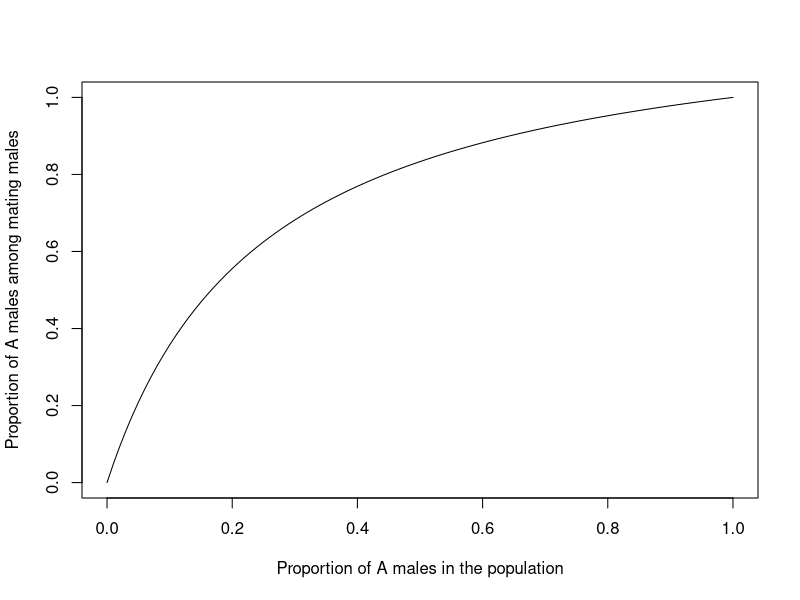
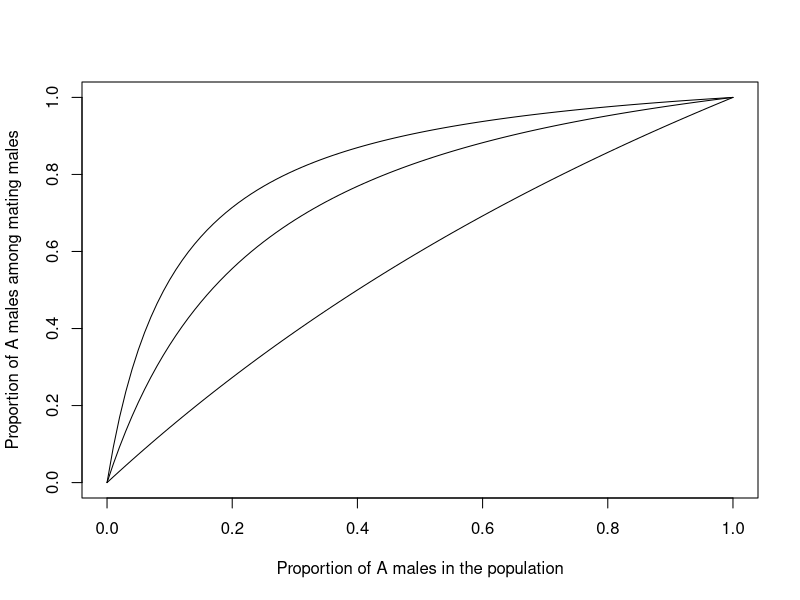
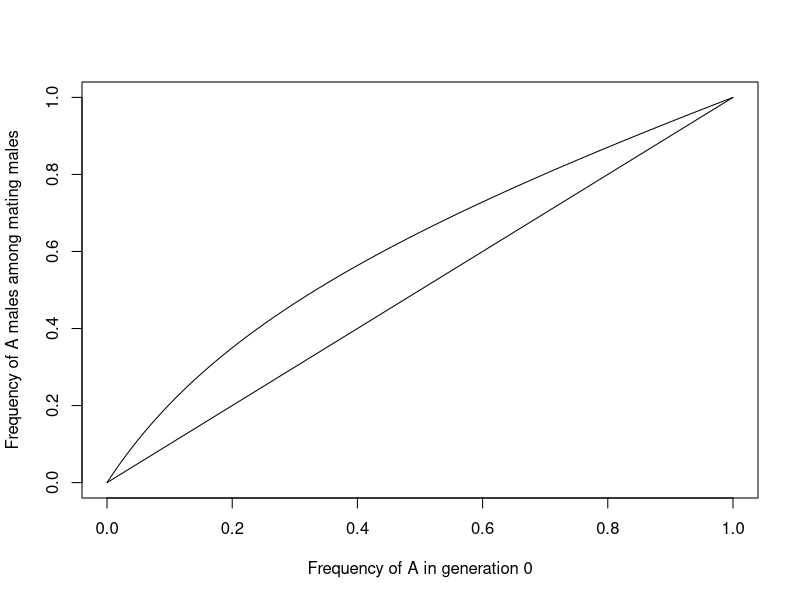
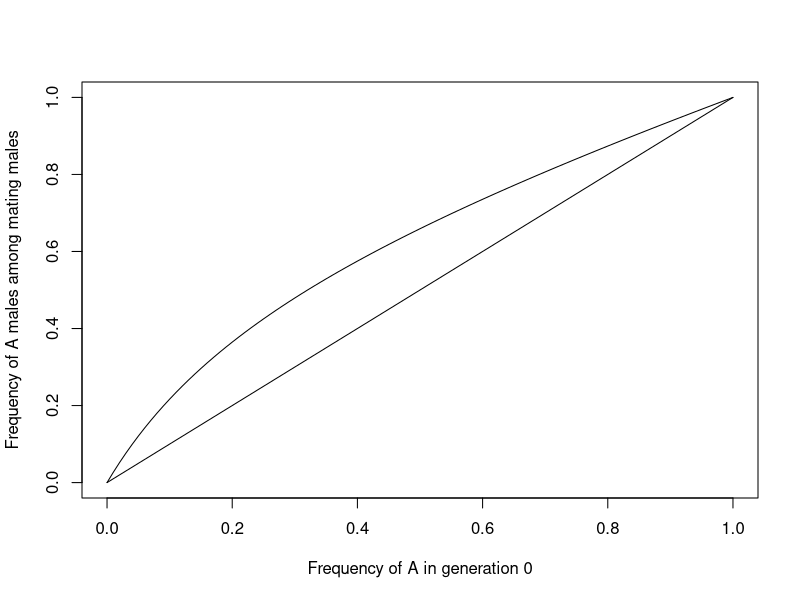
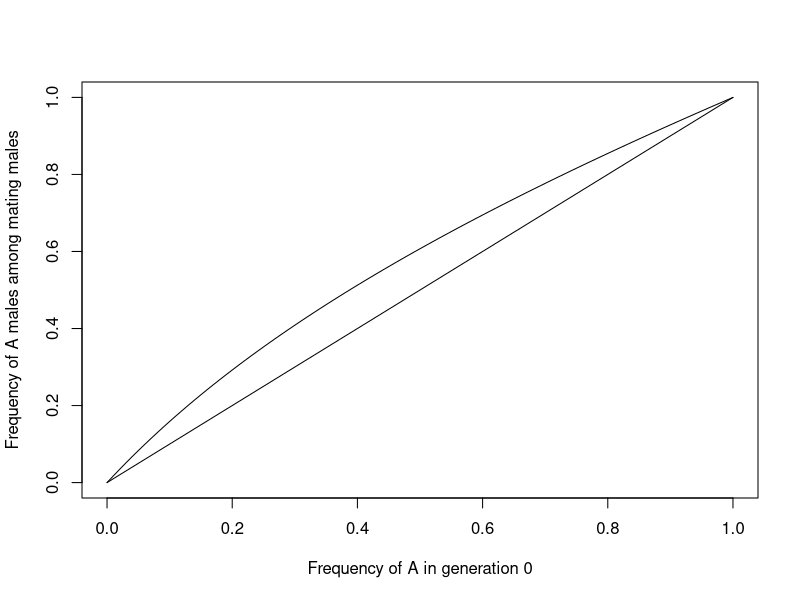
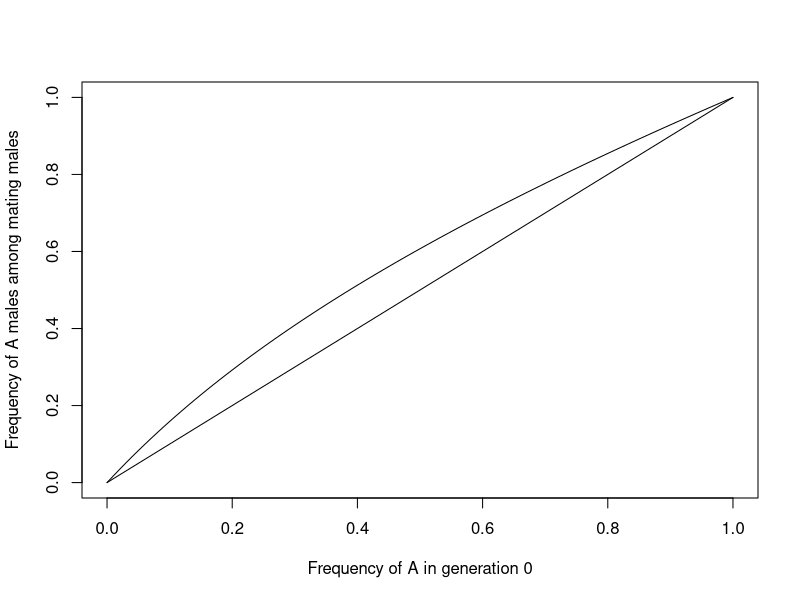
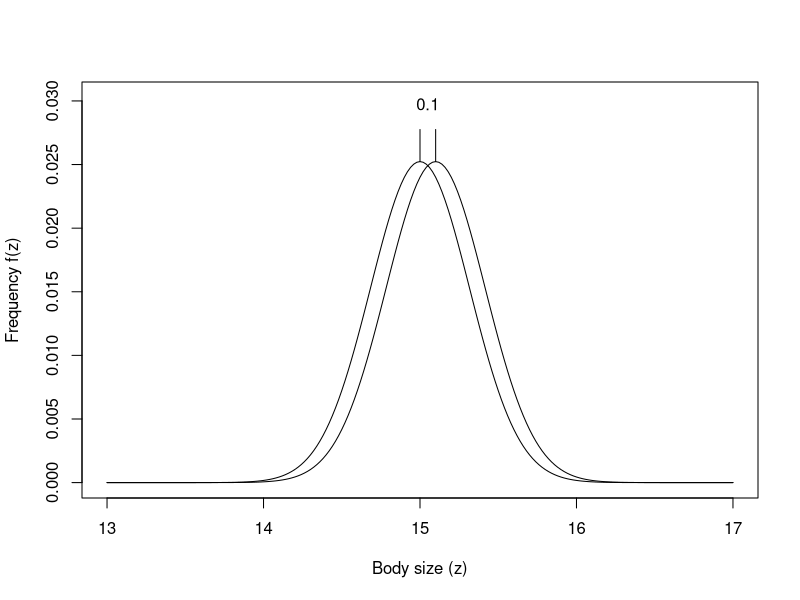
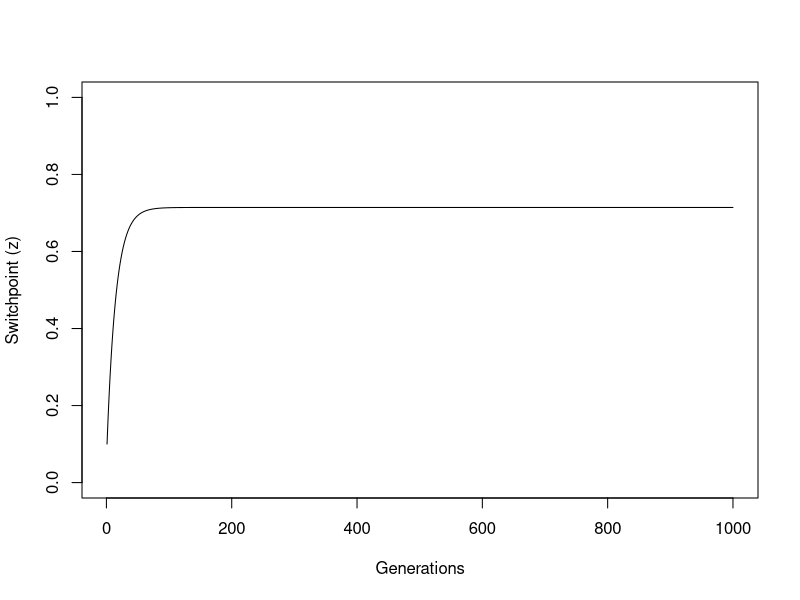

Reproduce these figures in R, in order.

# Example boxes from Kokko's (2007) 'Modelling for Field Biologists...'
# adapted for R. Most instructions lifted verbatim from the text.


#####------------------------- CHAPTER 2 -------------------------#####

rm(list=ls())  # Clear all

## BOX 2.1 ##

# Create a vector with linearly equally spaced values
x <- seq(from = 0, to = 1, length = 101)

# Choose a value of m to be investigated
m <- 5

# Calculate y given x
y <- m * x/(m * x + (1 - x))

# Plot 'er
plot(x, y, type = 'l',
     xlab = 'Proportion of A males in the population',
     ylab = 'Proportion of A males among mating males')

# Repeat as above for three values of m
m1 <- 1.5
m2 <- 5
m3 <- 10

y1 <- m1 * x/(m1 * x + (1 - x))
y2 <- m2 * x/(m2 * x + (1 - x))
y3 <- m3 * x/(m3 * x + (1 - x))

# Plot in one 
plot(x, y1, type = 'l',
     xlab = 'Proportion of A males in the population',
     ylab = 'Proportion of A males among mating males')
lines(x, y2)
lines(x, y3)


## BOX 2.2 ##

# Make a vector of 101 values from 0 to 1
x <- seq(from = 0, to = 1, length = 101)

# Choose a value of m to be investigated
m <- 5

# Calculate how y depends on x
y <- (m * x)/(m * x + 1 - x)

# Calculate mating proportions
pAA <- x * y
pAa <- x * (1 - y)
paA <- (1 - x) * y
paa <- (1 - x) * (1 - y)

# Check these sum to 1
pAA + pAa + paA + paa

# Now to nA and na. We must also choose values for N, B, and b
N <- 1000
B <- 20
b <- 0.8

nA <- N * (pAA * b * B + 0.5 * pAa * B + 0.5 * paA * b * B)
na <- N * (0.5 * pAa * B + 0.5 * paA * b * B + paa * B)

# Then we get xnew, and plot it against x
xnew <- nA / (nA + na)

# Plot xnew against x, then x against x
plot(x, xnew, type = 'l',
     xlab = 'Frequency of A in generation 0',
     ylab = 'Frequency of A males among mating males')
lines(x, x)

# Converting all this jazz into a function

# Function 'sexconflict': Allele frequency change in one generation.
# Give m, b, N, B as per definitions in Ch. 2 and accuracy
# as an integer that specifies how many values between 0 and 1
# the variable x should take. 
# Function returns x and xnew, and plots the results if plot = TRUE.

sexconflict <- function(m, b, N, B, accuracy, plot = FALSE){
  
  x <- seq(from = 0, to = 1, length = accuracy)
  
  # Calculate  how y depends on x
  y <- (m * x)/(m * x + 1 - x)
  
  # Mating proportions
  pAA <- x * y
  pAa <- x * (1 - y)
  paA <- (1 - x) * y
  paa <- (1 - x) * (1 - y)
  
  nA <- N * (pAA * b * B + 0.5 * pAa * B + 0.5 * paA * b * B)
  na <- N * (0.5 * pAa * B + 0.5 * paA * b * B + (paa * B))
  
  xnew <- nA / (nA + na)
  
  if(plot == TRUE){
    plot(x, xnew, type = 'l',
         xlab = 'Frequency of A in generation 0',
         ylab = 'Frequency of A males among mating males')
    lines(x, x)
  }
  
  # Package up the output
  output <- as.data.frame(cbind(x, xnew))
  
  # Send it on back
  return(output)
  
}

# Check it works
woop <- sexconflict(m = 5, b = 0.9, N = 200, B = 20, accuracy = 101, plot = TRUE)


## BOX 2.3 ##

# A quick check to see that population size N does not seem to matter:
N_case1 <-  1
xnew_case1 <- sexconflict(5, 0.5, N_case1, 20, 101, plot = TRUE)
N_case2 <- 100000
xnew_case2 <- sexconflict(5, 0.5, N_case2, 20, 101, plot = TRUE)

# To check they are identical, we can subtract the solutions of the two cases from
# each other and look at the max absolute value of the difference between them.
# The difference should be ~ 0.

max(abs(xnew_case1 - xnew_case2))

# TOM:I'm not quite sure why this isn't exactly 0, maybe a quirk of how
# R handles numbers like this? I don't know enough about it. Suggestions welcome!


#####------------------------- CHAPTER 3 -------------------------#####

rm(list=ls())  # Clear all

## BOX 3.1 ##

# Function 'distr_shift'. A graphical explanation for the 
# shifting distributions, given the additive genetic variance,
# the initial mean of a distribution, and a and b of the function
# r(z) = a(z - b).
# Outputs are the magnitude of the shift, and the old and new
# distributions f0 & f1, which can be plotted against z.

distr_shift <- function(variance, initial_mean, a, b, plot = TRUE) {

  # We create 201 different values of z that lie between 13 and 17
  # (note that the function is not very general as we assume the 
  # initial mean will fall between these values)
  z <- seq(from = 13, to = 17, length = 201)
  
  # The following is the density function of the normal distribution (simplified in R)
  f <- dnorm(z, mean=initial_mean, sd=sqrt(variance))
  
  # Then normalise it to 1. This might not work initially as we only have a selection
  # of discrete values of z, not 'all possible values'
  f0 <- f/sum(f)
  r <- a * (z - b)
  f1 <- f0 * exp(r) ## New distribution
  f1 <- f1 / sum(f1) ## Normalise
  
  new_mean <- sum(f1 * z)
  shift <- new_mean - initial_mean
  
  # Bundle up the output before plotting as it makes plotting vertical lines a bit easier
  output <- as.data.frame(cbind(shift, z, f0, f1))
  
  # Plot it (this got a bit out of hand...)
    if(plot == TRUE){
       plot(z, f0, type = 'l',
         xlab = 'Body size (z)',
         ylab = 'Frequency f(z)',
         ylim = c(0, max(f0) * 1.2))  # add a little extra room for lines atop the curves
       lines(z, f1)
       
       # Add lines & text atop curves showing the magnitude of the shift
       xf0 <- output$z[output$f0 == max(output$f0)]  # x coordinate for first line
       xf1 <- output$z[output$f1 == max(output$f1)]  # x coordinate for second line
       segments(x0 = xf0, x1 = xf0, y0 = max(f0), y1 = max(f0) * 1.1)  # line on first curve
       segments(x0 = xf1, x1 = xf1, y0 = max(f1), y1 = max(f1) * 1.1)  # line on second curve
       text(x = (xf0 + xf1)/2, y = max(f0) * 1.18, labels = round(shift, 1))  # Add text
       
    }
    
  return(shift)
}

# Test it
huzzah <- distr_shift(0.1, 15, 1, 15) 


## BOX 3.2 ##

# Function 'barnacle'. 'Params' should contain b0, a0, a1, b1
# arranged in this weird order to make it easy to remember that
# the sequence of values should be decreasing. 
# addative_var is the amount of additive genetic variation.
# TOM: I've made 'generations' an argument, for fun.
# Output includes the mean value of z over time, and the 
# predicted equilibrium value (a0 - b0) / (b1 - b0 + a0 - a1).

barnacle <- function(params, additive_var, generations, plot = TRUE)
{
  
  z <- 0.1
  b0 <- params[1]
  a0 <- params[2]
  a1 <- params[3]
  b1 <- params[4]
  
  for (t in 1:(generations - 1)) {
    
    # Equation 3.4
    W <- z[t] * (z[t] / 2 * b1 + (1 - z[t] / 2) * b0) + (1 - z[t]) * ((1 + z[t]) / 2 * a1 + (1 - z[t]) / 2 * a0)
    
    # Equation 3.6
    deltaz <- additive_var / W * (z[t] * (b1 - a1) + (1 - z[t]) * (b0 - a0))
    
    # The new z is the old one plus the change that occurred
    z[t+1] <- z[t] + deltaz
    
  }
  
  if(plot == TRUE){
     plot(x = 1:generations, y = z, type = 'l',
          xlab = 'Generations', 
          ylab = 'Switchpoint (z)',
          ylim = c(0, 1))
  }
  
  equilibrium <- (a0 - b0) / (b1 - b0 + a0 - a1)
  
  output <- as.data.frame(cbind(z, equilibrium))
    
  return(output)
  
}

# Test it
squish <- barnacle(params = c(1.1, 1.05, 1.02, 1), additive_var = 1, generations = 1000)


#####------------------------- CHAPTER 4 -------------------------#####

rm(list=ls())  # Clear all









